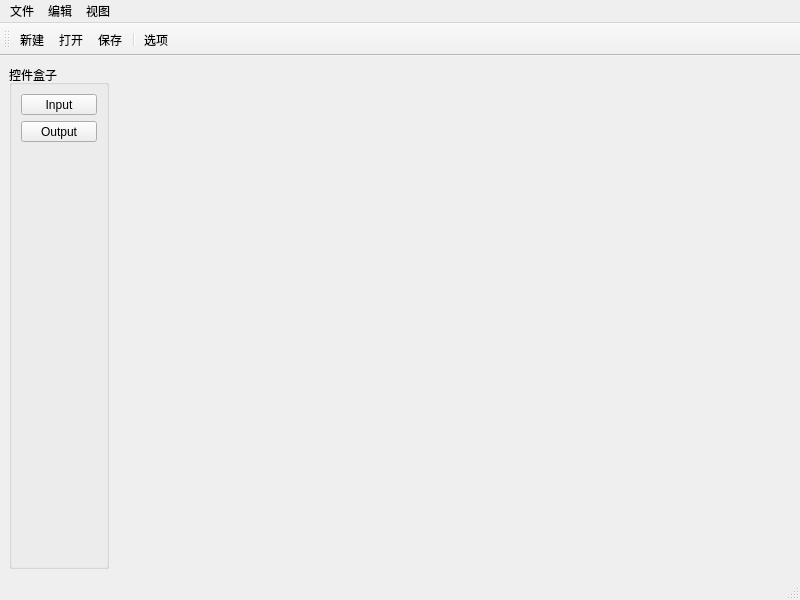
<?xml version="1.0" encoding="UTF-8"?>
<ui version="4.0">
 <class>MainWindow</class>
 <widget class="QMainWindow" name="MainWindow">
  <property name="geometry">
   <rect>
    <x>0</x>
    <y>0</y>
    <width>800</width>
    <height>600</height>
   </rect>
  </property>
  <property name="windowTitle">
   <string>MainWindow</string>
  </property>
  <widget class="QWidget" name="centralwidget">
   <layout class="QGridLayout" name="gridLayout">
    <item row="0" column="0">
     <widget class="QGroupBox" name="sideBar">
      <property name="maximumSize">
       <size>
        <width>100</width>
        <height>16777215</height>
       </size>
      </property>
      <property name="styleSheet">
       <string notr="true"/>
      </property>
      <property name="title">
       <string>控件盒子</string>
      </property>
      <layout class="QGridLayout" name="gridLayout_2">
       <item row="1" column="0">
        <widget class="MyToolButton" name="toolButton_Input">
         <property name="maximumSize">
          <size>
           <width>100</width>
           <height>100</height>
          </size>
         </property>
         <property name="styleSheet">
          <string notr="true"/>
         </property>
         <property name="text">
          <string>Input</string>
         </property>
         <property name="icon">
          <iconset theme="mail-forward"/>
         </property>
         <property name="iconSize">
          <size>
           <width>35</width>
           <height>35</height>
          </size>
         </property>
         <property name="toolButtonStyle">
          <enum>Qt::ToolButtonTextUnderIcon</enum>
         </property>
        </widget>
       </item>
       <item row="4" column="0">
        <spacer name="verticalSpacer">
         <property name="orientation">
          <enum>Qt::Vertical</enum>
         </property>
         <property name="sizeHint" stdset="0">
          <size>
           <width>20</width>
           <height>40</height>
          </size>
         </property>
        </spacer>
       </item>
       <item row="2" column="0">
        <widget class="MyToolButton" name="toolButton_Output">
         <property name="maximumSize">
          <size>
           <width>100</width>
           <height>100</height>
          </size>
         </property>
         <property name="styleSheet">
          <string notr="true"/>
         </property>
         <property name="text">
          <string>Output</string>
         </property>
         <property name="icon">
          <iconset theme="mail-reply-all"/>
         </property>
         <property name="iconSize">
          <size>
           <width>35</width>
           <height>35</height>
          </size>
         </property>
         <property name="toolButtonStyle">
          <enum>Qt::ToolButtonTextUnderIcon</enum>
         </property>
        </widget>
       </item>
      </layout>
     </widget>
    </item>
    <item row="0" column="1">
     <widget class="MyWidgetDraw" name="widget_Draw" native="true"/>
    </item>
   </layout>
  </widget>
  <widget class="QMenuBar" name="menubar">
   <property name="geometry">
    <rect>
     <x>0</x>
     <y>0</y>
     <width>800</width>
     <height>27</height>
    </rect>
   </property>
   <widget class="QMenu" name="menu_File">
    <property name="title">
     <string>文件</string>
    </property>
    <addaction name="action_NewProject"/>
    <addaction name="action_NewFile"/>
    <addaction name="action_OpenFile_Project"/>
    <addaction name="action_Save"/>
    <addaction name="separator"/>
    <addaction name="action_CloseAllFile"/>
    <addaction name="action_Quit"/>
   </widget>
   <widget class="QMenu" name="menu_Edit">
    <property name="title">
     <string>编辑</string>
    </property>
    <addaction name="action_Back"/>
    <addaction name="action_Forward"/>
    <addaction name="separator"/>
    <addaction name="action_Cut"/>
    <addaction name="action_Copy"/>
    <addaction name="action_Paste"/>
    <addaction name="separator"/>
    <addaction name="separator"/>
    <addaction name="action_ChooseAll"/>
    <addaction name="separator"/>
    <addaction name="action_Delete"/>
    <addaction name="action_Delete2"/>
    <addaction name="separator"/>
    <addaction name="action_EditLabel"/>
   </widget>
   <widget class="QMenu" name="menu_View">
    <property name="title">
     <string>视图</string>
    </property>
    <addaction name="action_ToolBar"/>
    <addaction name="action_Object"/>
   </widget>
   <addaction name="menu_File"/>
   <addaction name="menu_Edit"/>
   <addaction name="menu_View"/>
  </widget>
  <widget class="QStatusBar" name="statusbar"/>
  <widget class="QToolBar" name="toolBar">
   <property name="windowTitle">
    <string>toolBar</string>
   </property>
   <property name="toolButtonStyle">
    <enum>Qt::ToolButtonTextUnderIcon</enum>
   </property>
   <attribute name="toolBarArea">
    <enum>TopToolBarArea</enum>
   </attribute>
   <attribute name="toolBarBreak">
    <bool>false</bool>
   </attribute>
   <addaction name="action_NewProject_ToolBar"/>
   <addaction name="action_OpenFile_Project_ToolBar"/>
   <addaction name="action_Save_ToolBar"/>
   <addaction name="separator"/>
   <addaction name="action_Options"/>
  </widget>
  <action name="action_NewProject">
   <property name="icon">
    <iconset theme="folder-new"/>
   </property>
   <property name="text">
    <string>新建项目</string>
   </property>
   <property name="shortcut">
    <string>Ctrl+N</string>
   </property>
  </action>
  <action name="action_NewFile">
   <property name="icon">
    <iconset theme="document-new"/>
   </property>
   <property name="text">
    <string>新建文件</string>
   </property>
  </action>
  <action name="action_OpenFile_Project">
   <property name="icon">
    <iconset theme="document-open"/>
   </property>
   <property name="text">
    <string>打开文件或项目</string>
   </property>
   <property name="shortcut">
    <string>Ctrl+O</string>
   </property>
  </action>
  <action name="action_Save">
   <property name="icon">
    <iconset theme="document-save"/>
   </property>
   <property name="text">
    <string>保存</string>
   </property>
   <property name="toolTip">
    <string>保存当前文件</string>
   </property>
   <property name="shortcut">
    <string>Ctrl+S</string>
   </property>
  </action>
  <action name="action_Quit">
   <property name="icon">
    <iconset theme="window-close"/>
   </property>
   <property name="text">
    <string>退出</string>
   </property>
   <property name="toolTip">
    <string>退出应用</string>
   </property>
   <property name="shortcut">
    <string>Ctrl+Q</string>
   </property>
  </action>
  <action name="action_CloseAllFile">
   <property name="icon">
    <iconset theme="edit-delete"/>
   </property>
   <property name="text">
    <string>关闭所有文件</string>
   </property>
  </action>
  <action name="action_Back">
   <property name="icon">
    <iconset theme="edit-undo"/>
   </property>
   <property name="text">
    <string>撤回</string>
   </property>
   <property name="shortcut">
    <string>Ctrl+Z</string>
   </property>
  </action>
  <action name="action_Forward">
   <property name="icon">
    <iconset theme="edit-redo"/>
   </property>
   <property name="text">
    <string>重做</string>
   </property>
   <property name="shortcut">
    <string>Ctrl+Shift+Z</string>
   </property>
  </action>
  <action name="action_Cut">
   <property name="icon">
    <iconset theme="edit-cut"/>
   </property>
   <property name="text">
    <string>剪切</string>
   </property>
   <property name="shortcut">
    <string>Ctrl+X</string>
   </property>
  </action>
  <action name="action_Copy">
   <property name="icon">
    <iconset theme="edit-copy"/>
   </property>
   <property name="text">
    <string>复制</string>
   </property>
   <property name="shortcut">
    <string>Ctrl+C</string>
   </property>
  </action>
  <action name="action_Paste">
   <property name="icon">
    <iconset theme="edit-paste"/>
   </property>
   <property name="text">
    <string>粘贴</string>
   </property>
   <property name="shortcut">
    <string>Ctrl+V</string>
   </property>
  </action>
  <action name="action_Delete">
   <property name="icon">
    <iconset theme="edit-clear"/>
   </property>
   <property name="text">
    <string>删除</string>
   </property>
   <property name="shortcut">
    <string>Ctrl+D</string>
   </property>
  </action>
  <action name="action_ChooseAll">
   <property name="icon">
    <iconset theme="edit-select-all"/>
   </property>
   <property name="text">
    <string>全选</string>
   </property>
   <property name="shortcut">
    <string>Ctrl+A</string>
   </property>
  </action>
  <action name="action_EditLabel">
   <property name="icon">
    <iconset theme="computer"/>
   </property>
   <property name="text">
    <string>编辑标号</string>
   </property>
  </action>
  <action name="action_Delete2">
   <property name="icon">
    <iconset theme="edit-clear"/>
   </property>
   <property name="text">
    <string>删除</string>
   </property>
   <property name="shortcut">
    <string>Del</string>
   </property>
  </action>
  <action name="action_NewProject_ToolBar">
   <property name="icon">
    <iconset theme="folder-new"/>
   </property>
   <property name="text">
    <string>新建</string>
   </property>
   <property name="toolTip">
    <string>新建项目</string>
   </property>
   <property name="shortcut">
    <string>Ctrl+N</string>
   </property>
  </action>
  <action name="action_OpenFile_Project_ToolBar">
   <property name="icon">
    <iconset theme="document-open"/>
   </property>
   <property name="text">
    <string>打开</string>
   </property>
   <property name="toolTip">
    <string>打开项目或文件</string>
   </property>
   <property name="shortcut">
    <string>Ctrl+O</string>
   </property>
  </action>
  <action name="action_Save_ToolBar">
   <property name="icon">
    <iconset theme="document-save"/>
   </property>
   <property name="text">
    <string>保存</string>
   </property>
   <property name="toolTip">
    <string>保存当前文件</string>
   </property>
   <property name="shortcut">
    <string>Ctrl+S</string>
   </property>
  </action>
  <action name="action_ToolBar">
   <property name="checkable">
    <bool>true</bool>
   </property>
   <property name="text">
    <string>工具栏</string>
   </property>
   <property name="toolTip">
    <string>隐藏工具栏</string>
   </property>
   <property name="shortcut">
    <string>Ctrl+T</string>
   </property>
  </action>
  <action name="action_Object">
   <property name="checkable">
    <bool>true</bool>
   </property>
   <property name="text">
    <string>控件栏</string>
   </property>
  </action>
  <action name="action_Options">
   <property name="icon">
    <iconset theme="system-run"/>
   </property>
   <property name="text">
    <string>选项</string>
   </property>
   <property name="toolTip">
    <string>选择使用的模型和设置其他相关选项</string>
   </property>
   <property name="menuRole">
    <enum>QAction::NoRole</enum>
   </property>
  </action>
 </widget>
 <customwidgets>
  <customwidget>
   <class>MyToolButton</class>
   <extends>QToolButton</extends>
   <header location="global">mytoolbutton.h</header>
  </customwidget>
  <customwidget>
   <class>MyWidgetDraw</class>
   <extends>QWidget</extends>
   <header location="global">mywidgetdraw.h</header>
   <container>1</container>
  </customwidget>
 </customwidgets>
 <resources/>
 <connections/>
</ui>
